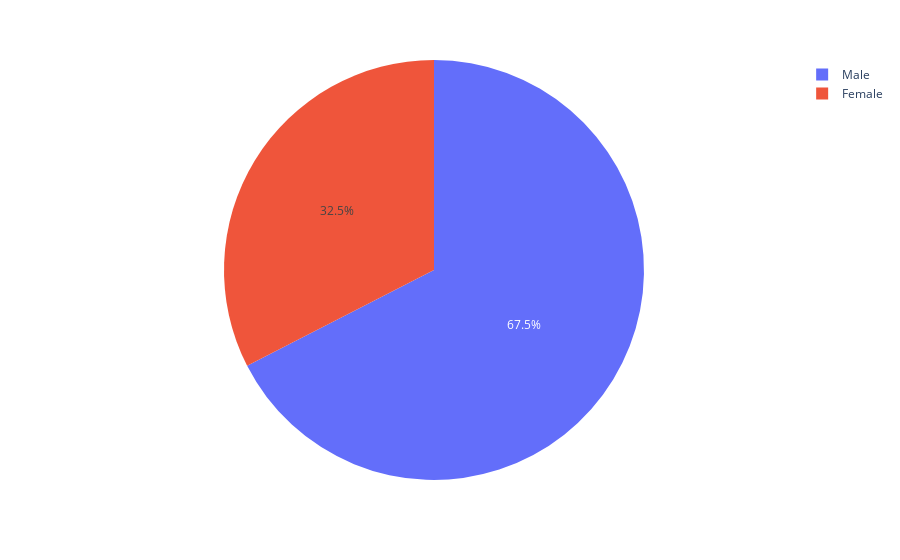

The cell this chart's notebook holds for it:
### Code cell
# pie chart
# pie chart is a compositional chart
fig = px.pie(names = df['sex'], values = df['total_bill'])
fig.show()
# this means that 67% of male payed bill

### Figure 1 — Plotly figure (JSON) as saved in the notebook; plotly's stock layout.template omitted (floating-point values rounded to 4 significant figures; data arrays with more than 128 entries replaced by an {"elided": "..."} marker saying what was removed)
{"data": [{"domain": {"x": [0, 1], "y": [0, 1]}, "hovertemplate": "label=%{label}<br>value=%{value}<extra></extra>", "labels": {"elided": "244 str values"}, "legendgroup": "", "name": "", "showlegend": true, "type": "pie", "values": {"elided": "244 float values"}}], "layout": {"legend": {"tracegroupgap": 0}, "margin": {"t": 60}}}
